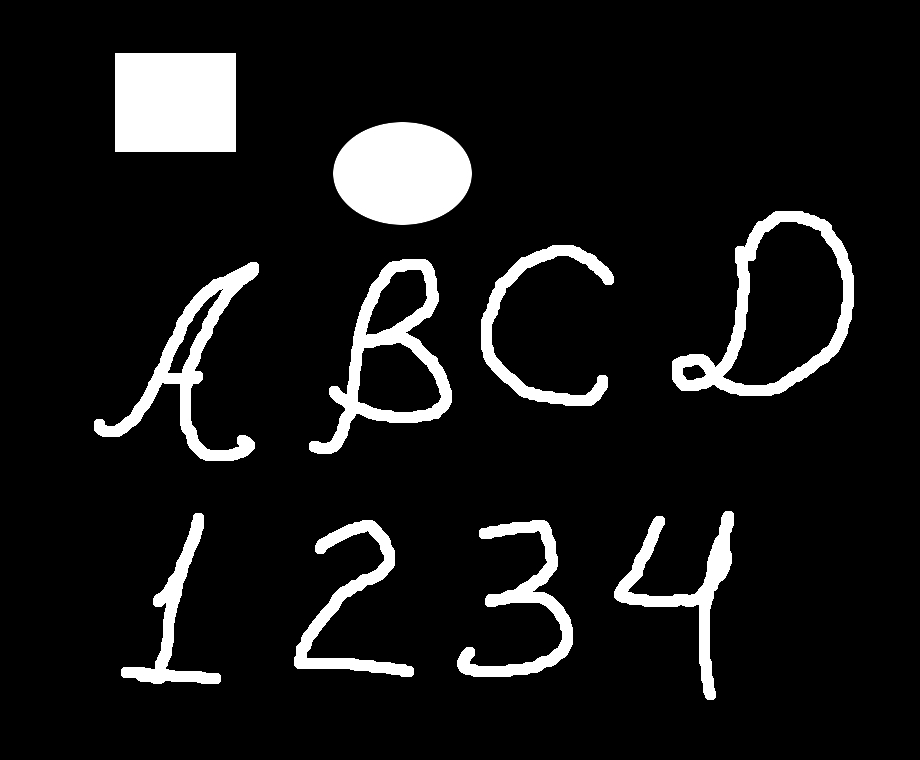
//> input picture Lecture2/Binary1.jpg, 920 x 760 px
$ ./main ../Binary1.jpg   (built with g++ and OpenCV 4)
//> lines starting //> are read from the running program, lines starting //| are printed output that depends on the picture
#include <iostream>
#include <opencv2/opencv.hpp>
#include <chrono>
#include <ctime>

//#include <unordered_set>

using namespace cv;
using namespace std;
using namespace chrono;

// class to hold a list of equivalent labels
class ConnectedComponents {
  private:
  vector<set<int>> equivs; // list of sets of equivalents
  vector<int> labels; // final resolved equivalent for each label
  vector<Vec3b> colours; // colours for the labels
  int nlabels=0;

  public:
  void addequiv(int s1,int s2) {
    uint m=max(s1,s2);
    if(m>=equivs.size())
      equivs.resize(m+1);
    equivs.at(s1).insert(s2);
    equivs.at(s2).insert(s1);
  }

  void resolveequvs(int i) { // find all the equivalent labels to label i and set them in the labels array
    if(labels[i]!=-1) return;
    labels[i]=nlabels;
    for(const int &eq : equivs[i]) { // recursively find all equivalents
      resolveequvs(eq);
      labels[eq]=nlabels;
    }
  }

  void findlabels() { // get equivalents for all the labels
    labels.resize(equivs.size(),-1);
    for(unsigned i=0;i<equivs.size();i++) {
      if(labels[i]==-1) {
        resolveequvs(i);
        colours.push_back(Vec3b(rand()%220+35,rand()%220+35,rand()%220+35));
        nlabels++;
      }
    }
  }
  int getlabel(int n) {
    return labels[n];
  }
  Vec3b getcolour(int n) {
    return colours[n];
  }
};

int main(int argc, char** argv) {
    (void)argv[argc - 1];
    srand(100);
    Mat_<uint8_t> im_grey=imread("../../Binary1.jpg",IMREAD_GRAYSCALE);
//> im_grey is the input picture: 760 rows x 920 cols, CV_8UC1; min 0, max 255, mean 23.6
    // [14 lines of commented-out code are left out]

    imshow("input", im_grey);
    int counter=0;
    int s1,s2;
    // holds the labels
    Mat_<int> A(im_grey.rows,im_grey.cols);
    A=-1;
    ConnectedComponents cc;
    system_clock::time_point start = system_clock::now();
    system_clock::time_point end;
    float mseconds;

    // Pass1: assign labels and record equivalants
    for(int y=0;y<A.rows;y++) {
      for(int x=0;x<A.cols;x++) {
        if(im_grey(y,x)>128) { // if pixel is set (white)
          int g1=0;
          int g2=0;
          if(y-1>=0) g1=im_grey(y-1,x); // pixel above
          if(x-1>=0) g2=im_grey(y,x-1); // pixel to the left
          if (g1>128 || g2>128) { // if either is set
            int y1=max(y-1,0);
            int x1=max(x-1,0);
            s1=A(y1,x); // label in previous row
            s2=A(y,x1); // label in previous column
            if(s1!=-1) { // set the current label to one of them
              A(y,x)=s1;
            } else {
              if(s2!=-1)
                A(y,x)=s2;
            }
            // if the labels are both different then add an equivalent for them.
            if(s1!=s2 && s1!=-1 && s2!=-1) {
              cc.addequiv(s1,s2);
            }
          } else { // otherwise create a new label
            A(y,x)=counter++;
          }
        }
      }
    }
//> this loop made 760 passes
//> (s1, counter) on passes 1 to 3: (0, 0), (0, 0), (0, 0)
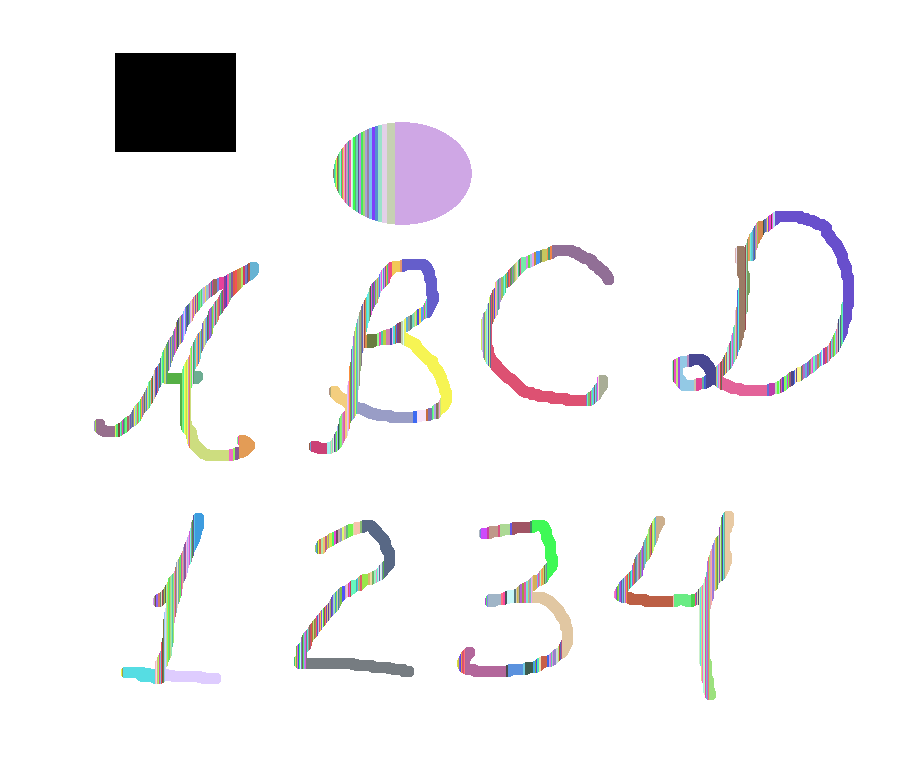
//> A: 760 rows x 920 cols, CV_32SC1; 792 distinct labels, from -1 to 790; one colour per label, 0 black, -1 white
//> after the loop, s1 = 575; s2 = 575; counter = 791
    end = system_clock::now();
    mseconds = (end - start) / 1ms;
    cout<<"Pass1:"<<mseconds<<"ms"<<endl;
    // resolve all the labels
    cc.findlabels();
    end = system_clock::now();
    mseconds = (end - start) / 1ms;
    cout<<"Labels:"<<mseconds<<"ms"<<endl;
    // Pass 2: replace all the lables with their equivalent
    for(int y=0;y<A.rows;y++) {
      for(int x=0;x<A.cols;x++) {
        if(A(y,x)!=-1) {
          int l=cc.getlabel(A(y,x));
          if(l!=-1)
            A(y,x)=l;
        }
      }
    }
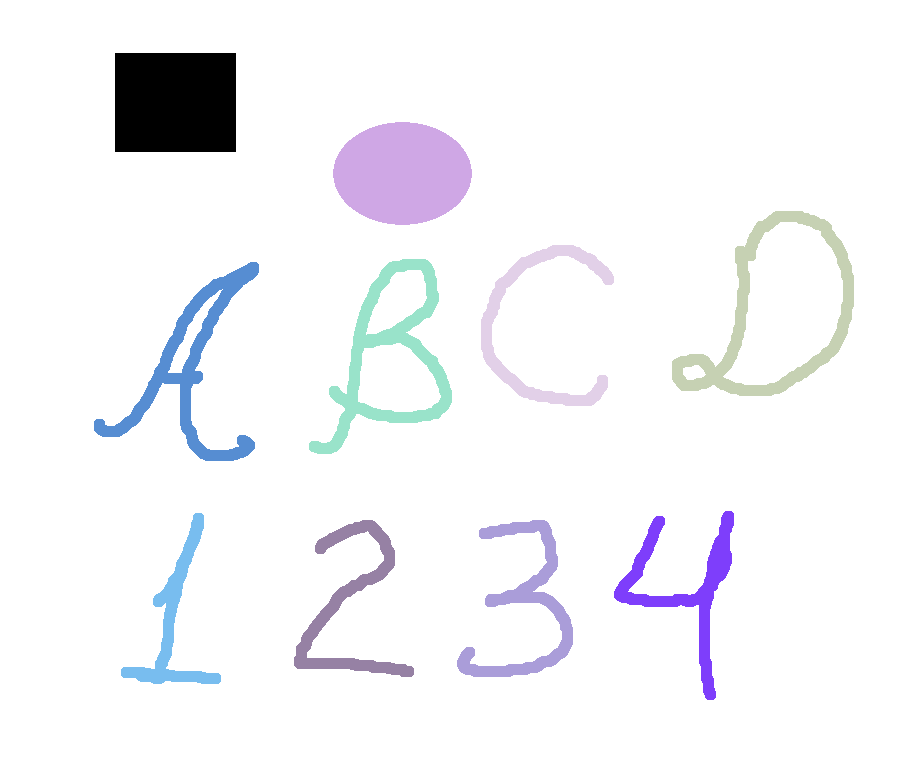
//> A: 760 rows x 920 cols, CV_32SC1; 11 distinct labels, from -1 to 9; one colour per label, 0 black, -1 white
    end = system_clock::now();
    mseconds = (end - start) / 1ms;
    cout<<"Pass2:"<<mseconds<<"ms"<<endl;
    cout<<counter<<endl;
//| 791
    imwrite("op.png",A);
    Mat_<Vec3b> c(im_grey.rows,im_grey.cols);
    c=0;
    // make output image with colours for the labels
    for(int y=0;y<im_grey.rows;y++) {
      for(int x=0;x<im_grey.cols;x++)
        if(A(y,x)!=-1)
          c(y,x)=cc.getcolour(A(y,x));
    }
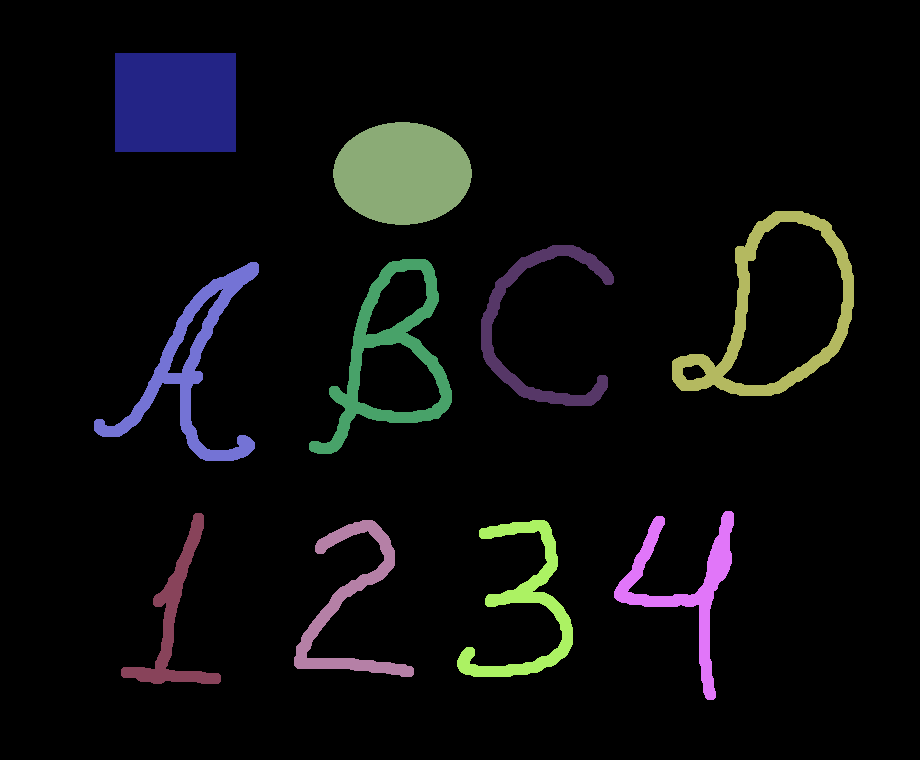
//> c: 760 rows x 920 cols, CV_8UC3; mean B, G, R 12.5, 11.7, 11.3
    imwrite("opc.png",c);
    imshow("output",c);
    waitKey(0);
}
